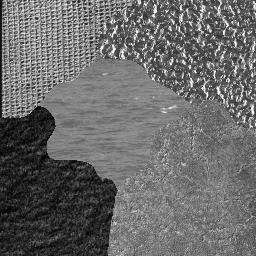
%> input picture Matlab Labs/10/image1.jpg, 256 x 256 px
$ octave Texture_segmentation_clustering.m   (GNU Octave 9; MATLAB toolbox functions it lacks are replaced by stand-ins)
%> lines starting %> are read from the running program, lines starting %| are printed output that depends on the picture
clear all;
I=imread('image1.jpg');
%> I is the input picture: size 256x256 uint8; min 0, max 255, mean 105.4
% K is the number of clusters
K=3;
[m,n]=size(I);
%> m = 256; n = 256
% construct X which is the matrix of feature vectors
%each feature vector is extracted from a block blk1 in the filtered image
%horizontally and a block blk2 in the filtered image vertically
% The size of each block is set to 4x4
blk_size=4;

mask = fspecial('sobel');  % use Sobel's filter (see lecture 9)
I1 = imfilter(I,mask,'replicate');   % horizontal operator
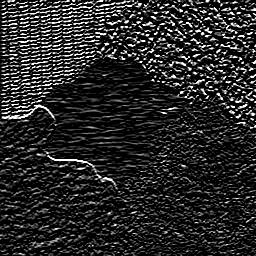
%> I1: size 256x256 uint8; min 0, max 255, mean 40.8
I2 = imfilter(I,mask','replicate');  % vertical operator
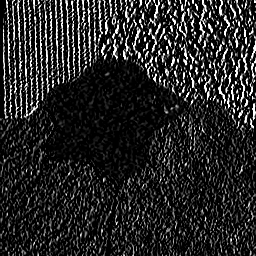
%> I2: size 256x256 uint8; min 0, max 255, mean 38.2

X=[]; % initialisation with empty set

for i=1:blk_size:m-blk_size+1,
    for j=1:blk_size:n-blk_size+1,

        blk1=I1(i:i+blk_size-1,j:j+blk_size-1);
        blk2=I2(i:i+blk_size-1,j:j+blk_size-1);
        % extract the feature vector
        % the feature vetor consists of the mean and standard deviation of
        % each block (blk1 and blk2)
            vector=[mean(mean(abs(blk1))),std2(blk1),mean(mean(abs(blk2))),std2(blk2)];

        X=[X;vector];
    end
end
idx = kmeans(X,K);
%> idx = 4096 values, max 3 at index 2, min 1 at index 3, mean 2.04
J = reshape(idx,n/blk_size,m/blk_size);
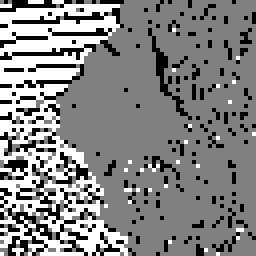
%> J: size 64x64 double (shown 4 times larger); min 1, max 3, mean 2.04; drawn with min black and max white
J=J';
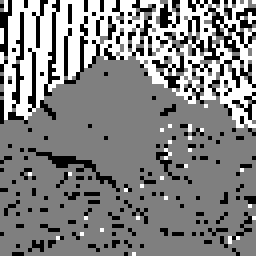
%> J: size 64x64 double (shown 4 times larger); min 1, max 3, mean 2.04; mean of the top-left, top-right, bottom-left and bottom-right quarters 2.23, 2.16, 1.87, 1.91; drawn with min black and max white
index=1;
segmented_image=zeros(m,n);
for i=1:blk_size:m-blk_size+1,
    for j=1:blk_size:n-blk_size+1,
        segmented_image(i:i+blk_size-1,j:j+blk_size-1)=50*J(floor(i/blk_size)+1,floor(j/blk_size)+1)/255;
        index=index+1;
    end
end
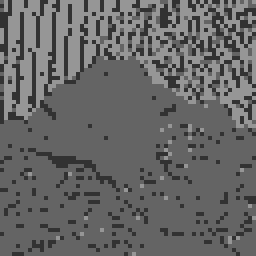
%> segmented_image: size 256x256 double; min 0.196, max 0.588, mean 0.4
%> after the loop, index = 4097
imshow(uint8(I)),title('Original image'),figure,imshow(segmented_image),title('Segmented image')

$ run again, with Matlab Labs/10/image2.jpg copied over Matlab Labs/10/image1.jpg
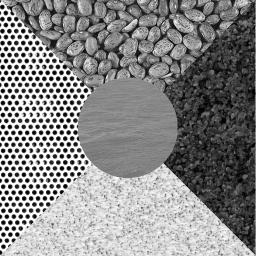
%> input picture Matlab Labs/10/image2.jpg, 256 x 256 px
%> I is the input picture: size 256x256 uint8; min 0, max 255, mean 136.5
%> `I2 = imfilter(I,mask','replicate');`:
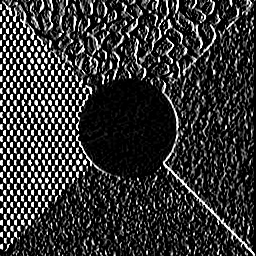
%> I2: size 256x256 uint8; min 0, max 255, mean 52.4
%> idx = 4096 values, max 3 at index 1, min 1 at index 5, mean 2.35
%> after the loop `for i=1:blk_size:m-blk_size+1,`:
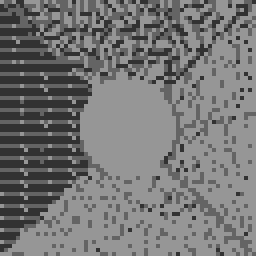
%> segmented_image: size 256x256 double; min 0.196, max 0.588, mean 0.46
%> after the loop `for i=1:blk_size:m-blk_size+1,`: index = 4097

$ run again, with Matlab Labs/10/image3.jpg copied over Matlab Labs/10/image1.jpg
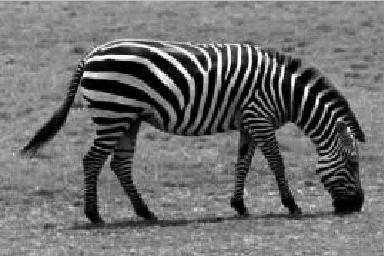
%> input picture Matlab Labs/10/image3.jpg, 384 x 256 px
%> I is the input picture: size 256x384 uint8; min 0, max 255, mean 110.9
%> `I2 = imfilter(I,mask','replicate');`:
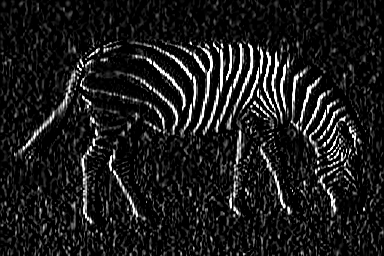
%> I2: size 256x384 uint8; min 0, max 255, mean 27.9
%> idx = 6144 values, max 3 at index 37, min 1 at index 1008, mean 2.62
%> after the loop `for i=1:blk_size:m-blk_size+1,`:
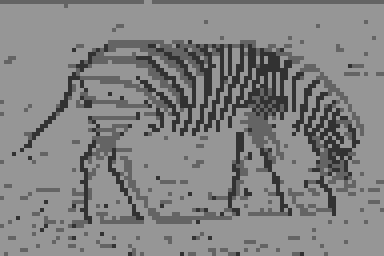
%> segmented_image: size 256x384 double; min 0.196, max 0.588, mean 0.514
%> after the loop `for i=1:blk_size:m-blk_size+1,`: index = 6145
